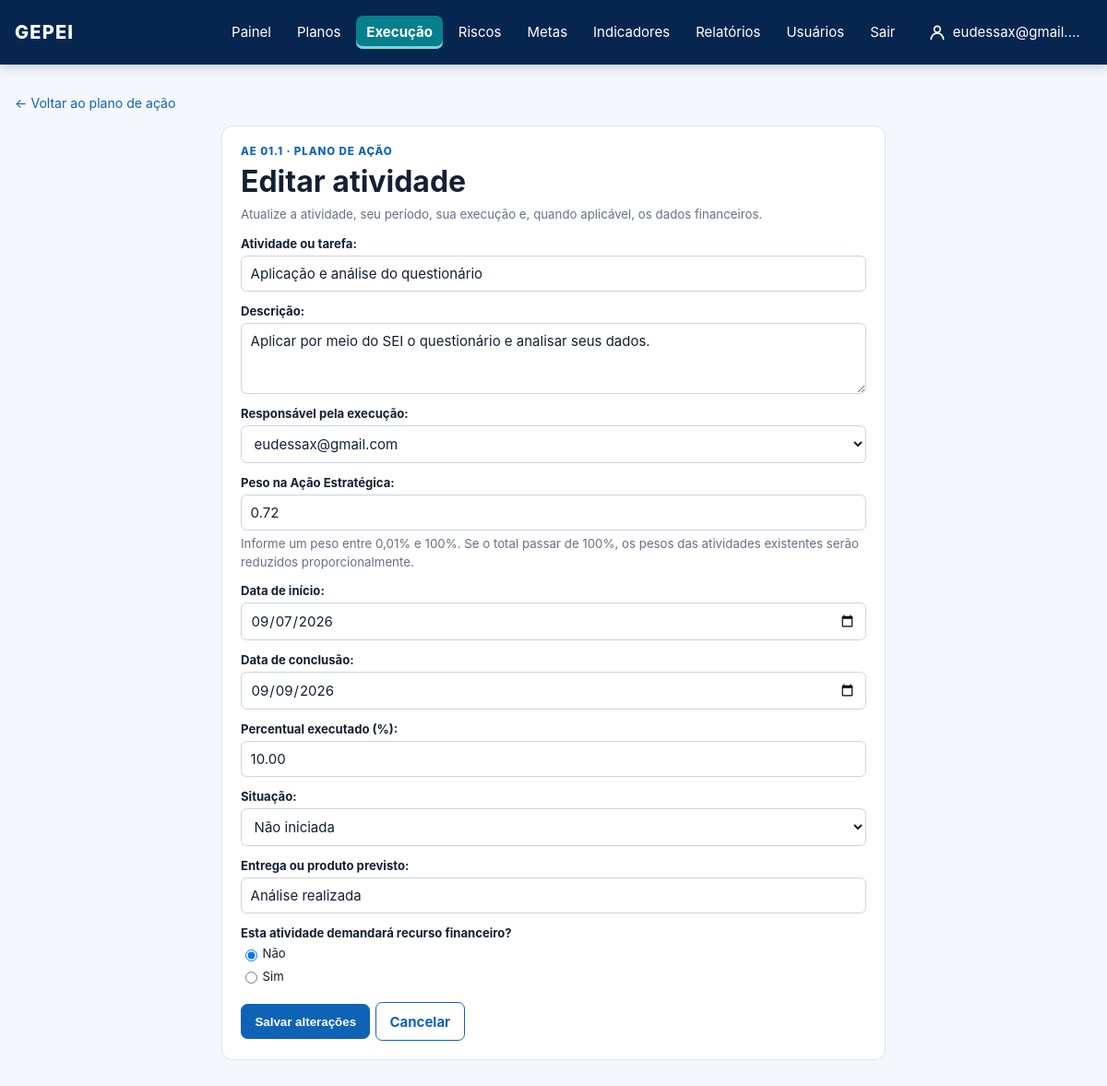
Page /planos-de-acao/1/atividades/9/editar/ (signed in) on the committed database.
### core/models.py (models this page shows, shortened)
class StrategicAction(models.Model):
    class Status(models.TextChoices):
        NOT_STARTED = "NAO_INICIADA", "Não iniciada"
        IN_PROGRESS = "EM_ANDAMENTO", "Em andamento"
        COMPLETED = "CONCLUIDA", "Concluída"
        DELAYED = "ATRASADA", "Atrasada"
        BLOCKED = "BLOQUEADA", "Bloqueada"
        SUSPENDED = "SUSPENSA", "Suspensa"
    artifact = models.ForeignKey(PlanArtifact, on_delete=models.PROTECT, related_name="actions")
    coordinating_unit = models.ForeignKey(OrganizationalUnit, on_delete=models.PROTECT)
    code = models.CharField(max_length=30)
    title = models.CharField(max_length=255)
    description = models.TextField(blank=True)
    due_date = models.DateField(
        null=True,
        blank=True,
        help_text="Preenchido no cronograma operacional; não é inferido da vigência do PEI.",
    )
    status = models.CharField(max_length=15, choices=Status.choices, default=Status.NOT_STARTED)
    progress = models.DecimalField(max_digits=5, decimal_places=2, default=0)
    funding_sources = models.CharField(max_length=255, blank=True)
    participating_units = models.ManyToManyField(OrganizationalUnit, related_name="participating_actions", blank=True)

class Activity(models.Model):
    class FundingSource(models.TextChoices):
        FAF = "FAF", "Fundo a Fundo (FaF)"
        CODE_0500 = "0500", "Fonte 0500"
        AGREEMENT = "CONVENIO", "Convênio"
        OTHER = "OUTRA", "Outra"
    action_plan = models.ForeignKey(ActionPlan, on_delete=models.CASCADE, related_name="activities")
    executor = models.ForeignKey(settings.AUTH_USER_MODEL, on_delete=models.PROTECT, related_name="assigned_activities")
    title = models.CharField(max_length=255)
    description = models.TextField(blank=True)
    position = models.PositiveIntegerField(default=0)
    weight = models.DecimalField(max_digits=5, decimal_places=2)
    progress = models.DecimalField(max_digits=5, decimal_places=2, default=0)
    start_date = models.DateField(null=True, blank=True)
    end_date = models.DateField()
    status = models.CharField(max_length=15, choices=StrategicAction.Status.choices, default=StrategicAction.Status.NOT_STARTED)
    expected_delivery = models.CharField(max_length=255, blank=True)
    requires_financial_resource = models.BooleanField(default=False)
    planned_cost = models.DecimalField(max_digits=14, decimal_places=2, null=True, blank=True)
    disbursed_cost = models.DecimalField(max_digits=14, decimal_places=2, null=True, blank=True)
    funding_source = models.CharField(max_length=12, choices=FundingSource.choices, blank=True)
    funding_source_other = models.CharField(max_length=160, blank=True)
    financial_responsible_unit = models.ForeignKey(
        OrganizationalUnit,
        null=True,
        blank=True,
        on_delete=models.PROTECT,
        related_name="financially_monitored_activities",
    )
    financial_reference = models.CharField(max_length=255, blank=True)
    class Meta:
        ordering = ["position", "start_date", "end_date", "id"]

### core/views.py (the view)
# urls.py: path("planos-de-acao/<int:action_id>/atividades/<int:activity_id>/editar/", views.activity_edit, name="activity_edit"),
@login_required
@permission_required("core.change_activity", raise_exception=True)
def activity_edit(request, action_id, activity_id):
    activity = _get_activity_for_action(request.user, action_id, activity_id)
    action = activity.action_plan.action
    if request.method == "POST":
        form = ActivityForm(request.POST, instance=activity, action_plan=activity.action_plan)
        if form.is_valid():
            form.save()
            _sync_action_progress(action, activity.action_plan)
            messages.success(request, "Atividade atualizada.")
            return redirect("action_plan_detail", action_id=action.id)
    else:
        form = ActivityForm(instance=activity, action_plan=activity.action_plan)
    return render(request, "core/activity_form.html", {"activity": activity, "action": action, "form": form})

### core/context_processors.py (called while the page is built)
def navigation_plans(request):
    if not request.user.is_authenticated:
        return {"navigation_plans": []}
    return {"navigation_plans": Plan.objects.order_by("acronym", "name")}

### core/models.py (called while the page is built)
    def __str__(self):
        return self.acronym or self.name

### core/permissions.py (called while the page is built, shortened)
def is_administrator(user):
    if user.is_superuser:
        return True
    return user.groups.filter(name__iexact=ADMINISTRATOR_GROUP_NAME).exists()

def user_unit_ids(user):
    if is_administrator(user):
        return None

def scope_actions(queryset, user):
    ids = user_unit_ids(user)
    if ids is None:
        return queryset
    from .models import StrategicAction
    visible = StrategicAction.objects.filter(
        Q(coordinating_unit_id__in=ids) | Q(participating_units__in=ids)
    ).values("pk")
    return queryset.filter(pk__in=visible)

### core/views.py (called while the page is built)
def _get_activity_for_action(user, action_id, activity_id):
    return get_object_or_404(
        Activity.objects.filter(
            action_plan__action__in=scope_actions(StrategicAction.objects.all(), user)
        ).select_related("action_plan", "action_plan__action"),
        pk=activity_id,
        action_plan__action_id=action_id,
    )

### templates/core/activity_form.html (shortened to what this page needs)
{% extends "base.html" %}
{% block content %}
  <a class="back-link" href="{% url 'action_plan_detail' action.id %}">← Voltar ao plano de ação</a>
  <section class="panel form-page-panel">
    <p class="eyebrow">{{ action.code }} · Plano de ação</p>
    <h1>Editar atividade</h1>
    <p class="form-hint">Atualize a atividade, seu período, sua execução e, quando aplicável, os dados financeiros.</p>
    <form method="post" class="activity-form">{% csrf_token %}
      {% for field in form %}<div class="form-field " >{{ field.label_tag }}{{ field }}{% if field.help_text %}<small class="form-hint">{{ field.help_text }}</small>{% endif %}</div>{% endfor %}
      <div class="form-buttons"><button class="button button-primary" type="submit">Salvar alterações</button><a class="button button-secondary" href="{% url 'action_plan_detail' action.id %}">Cancelar</a></div>
    </form>
  </section>
{% endblock %}

### templates/base.html (shortened to what this page needs)
{% load static %}
<!doctype html>
<html lang="pt-br">
<head>
  <link rel="stylesheet" href="{% static 'css/gepei.css' %}?v=20261014-6">
</head>
<body>
  <header class="topbar">
    <a class="brand" href="{% url 'dashboard' %}">GEPEI</a>
    {% if user.is_authenticated %}
      <nav>
        <a href="{% url 'dashboard' %}" {% if request.path == '/' %}class="nav-active" aria-current="page"{% endif %}>Painel</a>
        {% if perms.core.view_plan %}<details class="nav-plans{% if '/pei/' in request.path %} nav-active{% endif %}">
          <summary {% if '/pei/' in request.path %}aria-current="page"{% endif %}>Planos</summary>
        </details>{% endif %}
        {% if perms.core.view_actionplan %}<a href="{% url 'action_plan_list' %}" {% if '/planos-de-acao/' in request.path and '/riscos/' not in request.path %}class="nav-active" aria-current="page"{% endif %}>Execução</a>{% endif %}
        {% if perms.core.view_risk %}<a href="{% url 'risk_overview' %}" {% if '/riscos/' in request.path %}class="nav-active" aria-current="page"{% endif %}>Riscos</a>{% endif %}
        {% if perms.core.view_strategictarget %}<a href="{% url 'target_overview' %}" {% if '/metas/' in request.path %}class="nav-active" aria-current="page"{% endif %}>Metas</a>{% endif %}
        {% if perms.core.view_indicator %}<a href="{% url 'indicator_overview' %}" {% if '/indicadores/' in request.path %}class="nav-active" aria-current="page"{% endif %}>Indicadores</a>{% endif %}
        {% if perms.core.view_reportcycle %}<a href="{% url 'report_cycle_overview' %}" {% if '/relatorios/' in request.path %}class="nav-active" aria-current="page"{% endif %}>Relatórios</a>{% endif %}
        {% if perms.auth.view_user or perms.auth.view_group %}
        <details class="nav-plans{% if '/usuarios/' in request.path %} nav-active{% endif %}">
          <summary {% if '/usuarios/' in request.path %}aria-current="page"{% endif %}>Usuários</summary>
        </details>
        {% endif %}
        <form method="post" action="{% url 'logout' %}">
          <button type="submit">Sair</button>
        </form>
        <a class="nav-user{% if request.path == '/minha-conta/' %} nav-active{% endif %}" href="{% url 'profile_edit' %}" title="Minha conta">
          <svg width="20" height="20" viewBox="0 0 24 24" fill="none" stroke="currentColor" stroke-width="2" stroke-linecap="round" stroke-linejoin="round" aria-hidden="true"><circle cx="12" cy="8" r="4"/><path d="M4 21c0-4.4 3.6-8 8-8s8 3.6 8 8"/></svg>
          <span>{{ user.first_name|default:user.username }}</span>
        </a>
      </nav>
    {% endif %}
  </header>
  <main class="container">
    {% block content %}{% endblock %}
  </main>
</body>
</html>

### static/css/gepei.css (style rules this page uses)
:root { --blue-950:#07264f; --blue-900:#0a3872; --blue-700:#0f63b6; --blue-100:#eaf3ff; --accent:#087f8c; --accent-dark:#066772; --ink:#142033; --muted:#667085; --surface:#fff; --border:#dce5f1; --background:#f4f7fb; --green:#16834a; --yellow:#bd7b00; --orange:#bd5600; --red:#bf2626; --gray:#98a2b3; }
* { box-sizing:border-box; }
body { margin:0; background:var(--background); color:var(--ink); font-family:Inter,Arial,sans-serif; font-size:15px; }
a { color:var(--blue-700); text-decoration:none; }
.topbar { background:var(--blue-950); box-shadow:0 2px 12px rgba(7,38,79,.22); color:#fff; position:sticky; top:0; z-index:30; display:flex; justify-content:space-between; align-items:center; gap:1rem; padding:1rem max(1rem,calc((100% - 1200px)/2)); }
.brand { color:#fff; font-size:1.25rem; font-weight:800; letter-spacing:.06em; }
nav { display:flex; align-items:center; gap:.35rem; }
nav a,nav button { color:#fff; background:none; border:0; border-radius:.45rem; font:inherit; cursor:pointer; padding:.55rem .7rem; }
nav a.nav-active { background:var(--accent); box-shadow:inset 0 -3px 0 #79d5d4; color:#fff; font-weight:700; }
nav form { margin:0; }
.nav-plans { position:relative; }
.nav-plans summary { border-radius:.45rem; color:#fff; cursor:pointer; list-style:none; padding:.55rem .7rem; }
.container { width:min(1200px,calc(100% - 2rem)); margin:2rem auto 3rem; }
h1,h2,p { margin-top:0; }
h1 { font-size:2rem; margin-bottom:.45rem; }
.eyebrow { color:var(--blue-700); font-size:.72rem; font-weight:800; letter-spacing:.08em; margin-bottom:.4rem; text-transform:uppercase; }
.button { border-radius:.45rem; display:inline-flex; font-weight:700; justify-content:center; padding:.68rem .9rem; text-decoration:none; white-space:nowrap; }
.button-primary { background:var(--blue-700); border:1px solid var(--blue-700); color:#fff; cursor:pointer; }
.button-secondary { background:#fff; border:1px solid var(--blue-700); color:var(--blue-700); }
.metric-card,.panel,.login-card { background:var(--surface); border:1px solid var(--border); border-radius:.75rem; }
.panel { padding:1.25rem; }
.back-link { display:inline-block; font-size:.88rem; margin-bottom:1rem; }
.form-hint { color:var(--muted); font-size:.83rem; line-height:1.45; }
.activity-form { display:grid; gap:.8rem; }
.form-field { display:grid; gap:.35rem; }
.form-field label { color:var(--ink); font-size:.82rem; font-weight:700; }
.form-field input,.form-field select,.form-field textarea { background:#fff; border:1px solid #c9d4e3; border-radius:.4rem; color:var(--ink); font:inherit; padding:.55rem .6rem; width:100%; }
.form-field textarea { resize:vertical; }
.order-controls,.row-actions,.form-buttons { align-items:center; display:flex; gap:.35rem; }
.form-page-panel,.confirm-panel { margin:0 auto; max-width:720px; }
.form-field > div:not(.financial-field) { line-height:1.5; }
.form-field input[type="radio"] { margin-right:.35rem; width:auto; }
.form-field label:has(input[type="radio"]) { align-items:center; display:inline-flex; font-weight:400; margin-right:1rem; }
.nav-user { align-items:center; display:inline-flex; gap:.4rem; margin-left:.5rem; }
.nav-user span { max-width:140px; overflow:hidden; text-overflow:ellipsis; white-space:nowrap; }

### rows in the picture
StrategicAction: code "AE 01.1"
Activity: form "Aplicação e análise do questionário" "Aplicar por meio do SEI o questionário e analisar seus dados." "eudessax@gmail.com" "0.72" "09/07/2026" "09/09/2026" "10.00" "Não iniciada" "Análise realizada" "☑ Não ☐ Sim"

### other values in the picture
{{ user.first_name|default:user.username }} "eudessax@gmail.…"
{{ field.label_tag }} "Atividade ou tarefa:" "Descrição:" "Responsável pela execução:" "Peso na Ação Estratégica:" "Data de início:" "Data de conclusão:" "Percentual executado (%):" "Situação:" "Entrega ou produto previsto:" "Esta atividade demandará recurso financeiro?"
{{ field.help_text }} "Informe um peso entre 0,01% e 100%. Se o total passar de 100%, os pesos das atividades existentes serão reduzidos proporcionalmente."
